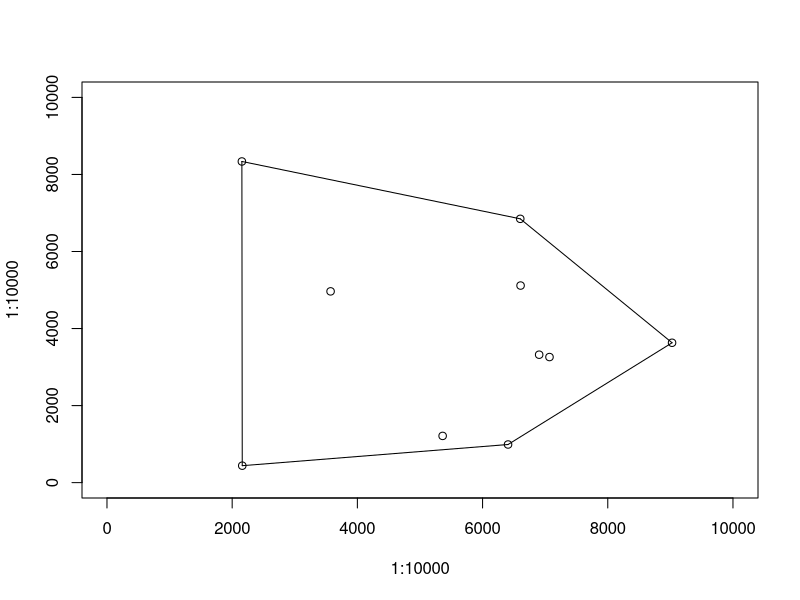

Recreate this plot in R.
#! /usr/bin/env Rscript
png("convex.png", width=700, height=700)
plot(1:10000, 1:10000, type="n")

#points
points(3572,4965)
points(7069,3260)
points(6904,3321)
points(5362,1213)
points(2155,8337)
points(6602,6848)
points(6407,990)
points(6607,5116)
points(2161,440)
points(9027,3631)

#line segments
segments(2155,8337,6602,6848)
segments(2155,8337,2161,440)
segments(6602,6848,9027,3631)
segments(6407,990,2161,440)
segments(6407,990,9027,3631)
dev.off()
